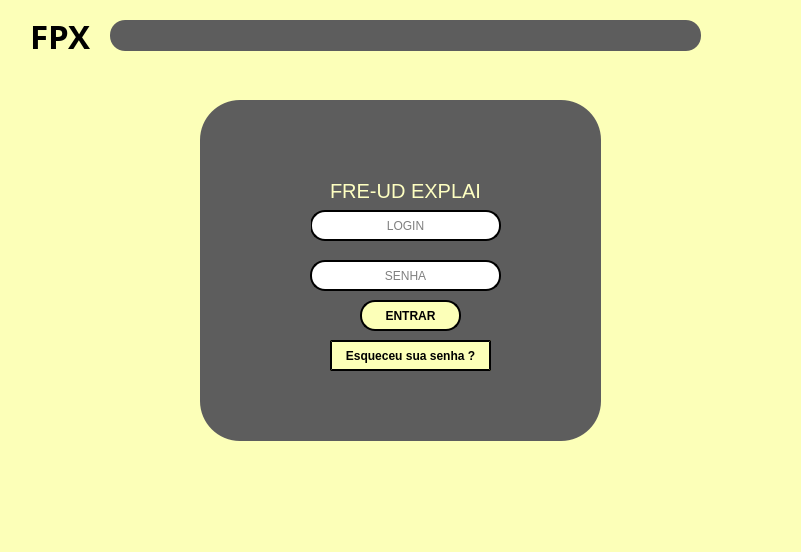
<?xml version="1.0" encoding="UTF-8"?>
<ui version="4.0">
 <class>MainWindow</class>
 <widget class="QMainWindow" name="MainWindow">
  <property name="geometry">
   <rect>
    <x>0</x>
    <y>0</y>
    <width>801</width>
    <height>552</height>
   </rect>
  </property>
  <property name="font">
   <font>
    <pointsize>25</pointsize>
    <weight>75</weight>
    <bold>true</bold>
   </font>
  </property>
  <property name="windowTitle">
   <string>MainWindow</string>
  </property>
  <property name="styleSheet">
   <string notr="true">background-color: rgb(254, 255, 193);
background-color: rgb(252, 255, 184);</string>
  </property>
  <widget class="QWidget" name="centralwidget">
   <widget class="QLabel" name="label">
    <property name="geometry">
     <rect>
      <x>30</x>
      <y>20</y>
      <width>71</width>
      <height>31</height>
     </rect>
    </property>
    <property name="font">
     <font>
      <family>Arial Black</family>
      <pointsize>25</pointsize>
      <weight>75</weight>
      <bold>true</bold>
     </font>
    </property>
    <property name="text">
     <string>FPX</string>
    </property>
   </widget>
   <widget class="QFrame" name="frame">
    <property name="geometry">
     <rect>
      <x>110</x>
      <y>20</y>
      <width>591</width>
      <height>31</height>
     </rect>
    </property>
    <property name="styleSheet">
     <string notr="true">background-color: rgb(93, 93, 93);
border-radius: 15px;
border-style: outset;
border- width: 2px;</string>
    </property>
    <property name="frameShape">
     <enum>QFrame::StyledPanel</enum>
    </property>
    <property name="frameShadow">
     <enum>QFrame::Raised</enum>
    </property>
   </widget>
   <widget class="QFrame" name="frame_2">
    <property name="geometry">
     <rect>
      <x>200</x>
      <y>100</y>
      <width>401</width>
      <height>341</height>
     </rect>
    </property>
    <property name="styleSheet">
     <string notr="true">background-color: rgb(93, 93, 93);
border-radius: 40px;
border-style: outset;
border- width: 4px;</string>
    </property>
    <property name="frameShape">
     <enum>QFrame::StyledPanel</enum>
    </property>
    <property name="frameShadow">
     <enum>QFrame::Raised</enum>
    </property>
    <widget class="QPushButton" name="pushButton_2">
     <property name="geometry">
      <rect>
       <x>160</x>
       <y>200</y>
       <width>101</width>
       <height>31</height>
      </rect>
     </property>
     <property name="font">
      <font>
       <weight>75</weight>
       <bold>true</bold>
      </font>
     </property>
     <property name="mouseTracking">
      <bool>true</bool>
     </property>
     <property name="styleSheet">
      <string notr="true">background-color: rgb(252, 255, 184);
border-style: outset;
border-width: 2px;
border-radius: 15px;
border-color: black;
</string>
     </property>
     <property name="text">
      <string>ENTRAR</string>
     </property>
    </widget>
    <widget class="QLineEdit" name="lineEdit">
     <property name="geometry">
      <rect>
       <x>110</x>
       <y>110</y>
       <width>191</width>
       <height>31</height>
      </rect>
     </property>
     <property name="styleSheet">
      <string notr="true">background-color: rgb(255, 255, 255);
border-style: outset;
border-width: 2px;
border-radius: 15px;
border-color: black;</string>
     </property>
     <property name="alignment">
      <set>Qt::AlignCenter</set>
     </property>
     <property name="placeholderText">
      <string>LOGIN</string>
     </property>
     <property name="cursorMoveStyle">
      <enum>Qt::LogicalMoveStyle</enum>
     </property>
    </widget>
    <widget class="QLineEdit" name="lineEdit_2">
     <property name="geometry">
      <rect>
       <x>110</x>
       <y>160</y>
       <width>191</width>
       <height>31</height>
      </rect>
     </property>
     <property name="styleSheet">
      <string notr="true">background-color: rgb(255, 255, 255);
border-style: outset;
border-width: 2px;
border-radius: 15px;
border-color: black;</string>
     </property>
     <property name="echoMode">
      <enum>QLineEdit::Password</enum>
     </property>
     <property name="alignment">
      <set>Qt::AlignCenter</set>
     </property>
     <property name="placeholderText">
      <string>SENHA</string>
     </property>
    </widget>
    <widget class="QLabel" name="label_2">
     <property name="geometry">
      <rect>
       <x>130</x>
       <y>80</y>
       <width>151</width>
       <height>21</height>
      </rect>
     </property>
     <property name="font">
      <font>
       <pointsize>15</pointsize>
      </font>
     </property>
     <property name="styleSheet">
      <string notr="true">color: rgb(254, 255, 193);</string>
     </property>
     <property name="text">
      <string>FRE-UD EXPLAIN</string>
     </property>
    </widget>
    <widget class="QPushButton" name="pushButton">
     <property name="geometry">
      <rect>
       <x>130</x>
       <y>240</y>
       <width>161</width>
       <height>31</height>
      </rect>
     </property>
     <property name="font">
      <font>
       <weight>75</weight>
       <bold>true</bold>
      </font>
     </property>
     <property name="styleSheet">
      <string notr="true">background-color: rgb(252, 255, 184);
border-style: outset;
border-width: 2px;
border-radius: 1em;
border-color: black;</string>
     </property>
     <property name="text">
      <string>Esqueceu sua senha ?</string>
     </property>
    </widget>
    <widget class="QLabel" name="label_4">
     <property name="geometry">
      <rect>
       <x>70</x>
       <y>150</y>
       <width>31</width>
       <height>41</height>
      </rect>
     </property>
     <property name="text">
      <string/>
     </property>
     <property name="pixmap">
      <pixmap>../../Downloads/simbolo-de-cadeado-para-interface-de-seguranca (2).png</pixmap>
     </property>
    </widget>
    <widget class="QLabel" name="label_5">
     <property name="geometry">
      <rect>
       <x>70</x>
       <y>100</y>
       <width>41</width>
       <height>41</height>
      </rect>
     </property>
     <property name="text">
      <string/>
     </property>
     <property name="pixmap">
      <pixmap>../../Downloads/login.png</pixmap>
     </property>
    </widget>
    <widget class="QLabel" name="label_3">
     <property name="geometry">
      <rect>
       <x>100</x>
       <y>290</y>
       <width>221</width>
       <height>20</height>
      </rect>
     </property>
     <property name="font">
      <font>
       <pointsize>10</pointsize>
       <italic>true</italic>
      </font>
     </property>
     <property name="styleSheet">
      <string notr="true">color: rgb(255, 255, 255);</string>
     </property>
     <property name="text">
      <string/>
     </property>
     <property name="alignment">
      <set>Qt::AlignCenter</set>
     </property>
    </widget>
   </widget>
  </widget>
  <widget class="QMenuBar" name="menubar">
   <property name="geometry">
    <rect>
     <x>0</x>
     <y>0</y>
     <width>801</width>
     <height>26</height>
    </rect>
   </property>
  </widget>
  <widget class="QStatusBar" name="statusbar"/>
 </widget>
 <resources/>
 <connections/>
</ui>
